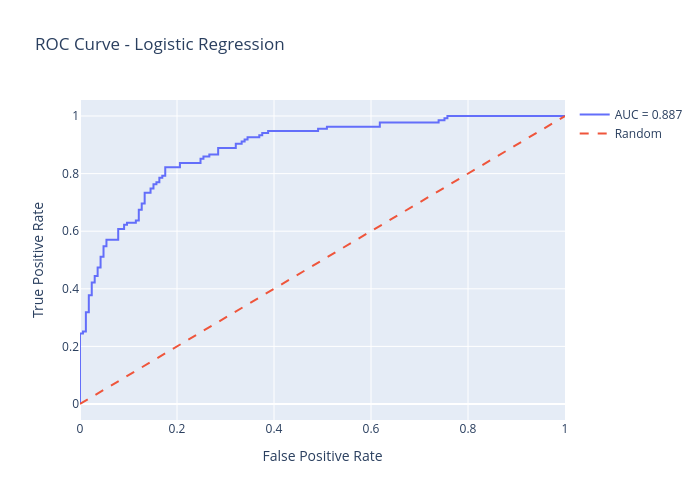
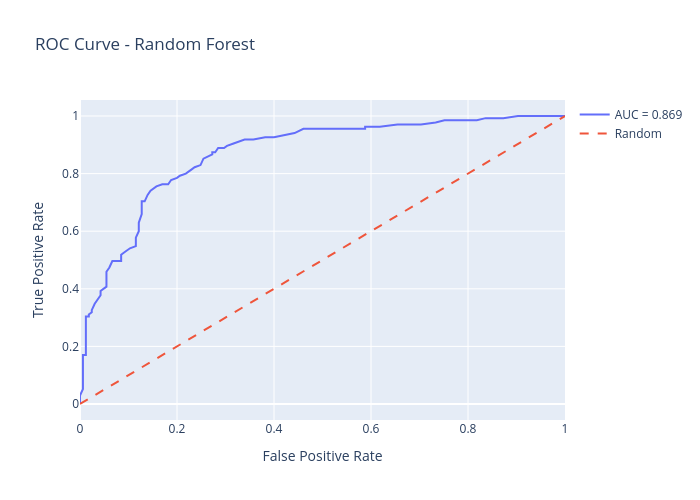
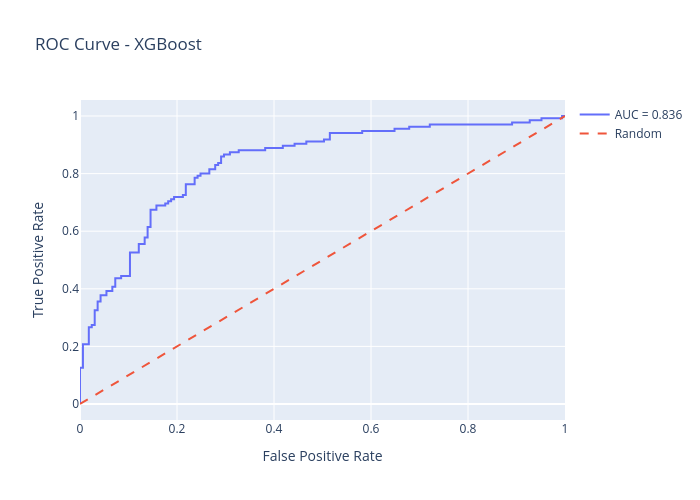
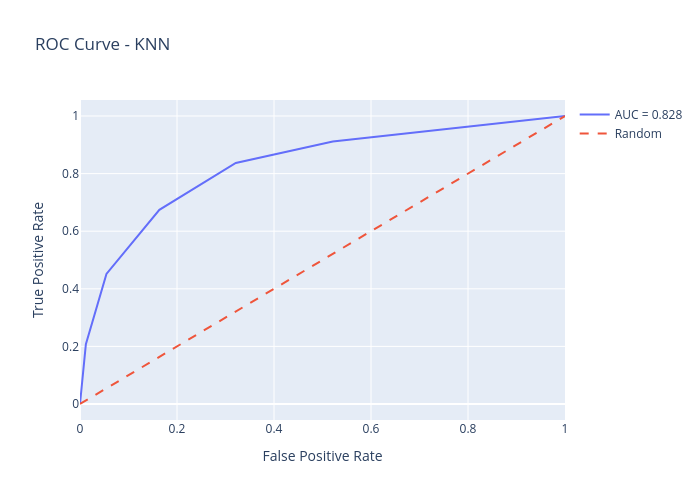

The cell these charts' notebook holds for them, in order:
### Code cell
import plotly.graph_objects as go
from sklearn.metrics import auc

for model_name, data in results.items():

    fpr = data['fpr']
    tpr = data['tpr']

    # Skip invalid
    if len(fpr) == 0 or len(tpr) == 0:
        continue

    roc_auc = auc(fpr, tpr)

    # 🔥 NEW FIGURE for each model
    fig = go.Figure()

    # ROC curve
    fig.add_trace(go.Scatter(
        x=fpr,
        y=tpr,
        mode='lines',
        name=f"AUC = {roc_auc:.3f}"
    ))

    # Random line
    fig.add_trace(go.Scatter(
        x=[0, 1],
        y=[0, 1],
        mode='lines',
        line=dict(dash='dash'),
        name='Random'
    ))

    fig.update_layout(
        title=f"ROC Curve - {model_name}",
        xaxis_title="False Positive Rate",
        yaxis_title="True Positive Rate",
        width=700,
        height=500
    )
    # fig.write_image(f"roc curve/ROC_Curve_{model_name}.png")
    fig.show()
